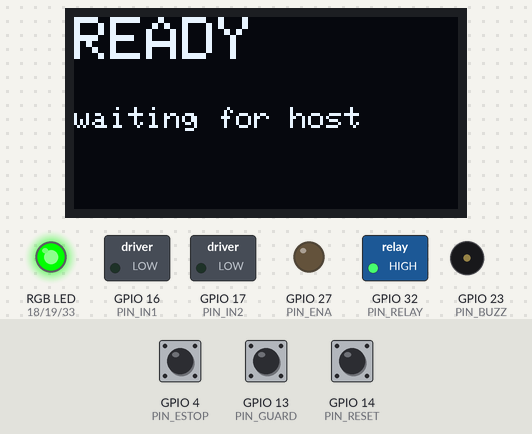
Bench run of a sketch on a simulated ESP32. Parts: 128×64 one-colour display, switched loads named in the sketch (green lamp = pin HIGH), an RGB LED mixed from three pins (HIGH = lit), output pins drawn as LEDs (lit = HIGH), buzzer (waves = sounding, pin HIGH). The test bench sets the inputs (shaded band); at power-on: GPIO 4 (PIN_ESTOP) HIGH, GPIO 14 (PIN_RESET) HIGH, GPIO 13 (PIN_GUARD) HIGH. What the sketch prints to the serial monitor is not drawn.

Above: at 1.2 s.
1.3 s: GPIO 4 (PIN_ESTOP) pulled LOW for 0.15 s
At 3.6 s:
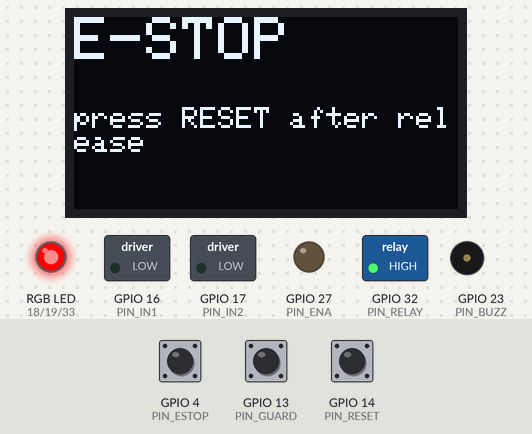
3.9 s: GPIO 14 (PIN_RESET) pulled LOW for 0.15 s
At 4.6 s:
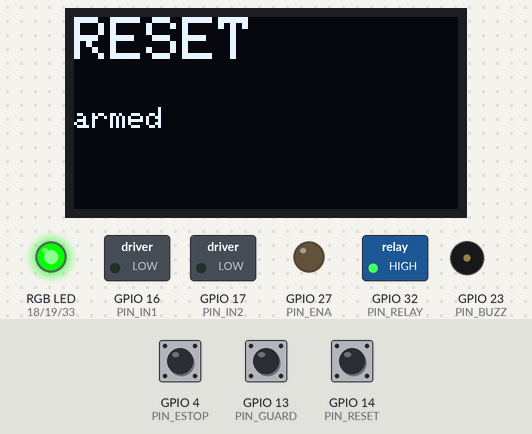
8.6 s: GPIO 4 (PIN_ESTOP) pulled LOW for 1 s
At 9.6 s:
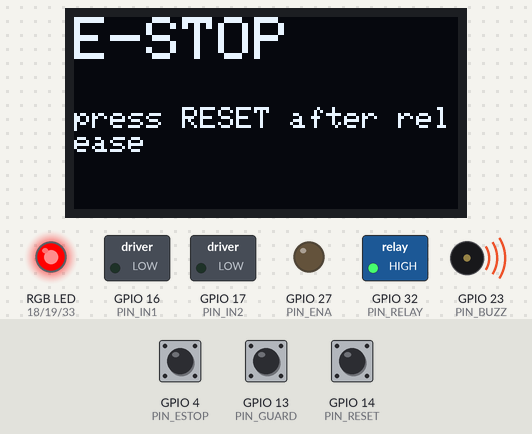
11.2 s: GPIO 14 (PIN_RESET) pulled LOW for 1 s
At 12.6 s:
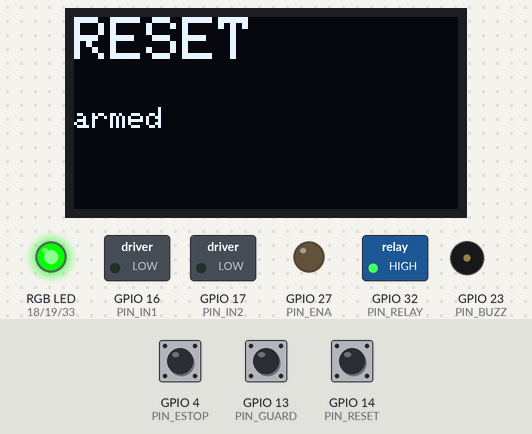
Timing chart, 0 to 14.2 s (numbered marks = the images above; inputs shaded):
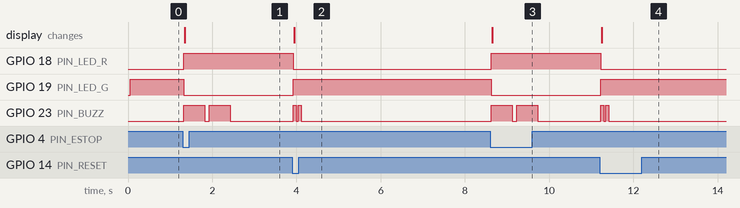

Measured:
- after the input at 1.3 s, GPIO 18 (PIN_LED_R): LOW → HIGH at once; GPIO 19 (PIN_LED_G): HIGH → LOW at once; GPIO 23 (PIN_BUZZ): alternates HIGH for 0.50 s and LOW for 0.10 s, 4 changes in all, then stays LOW, starting at once; the display: changes after 0.05 s (image 1)
- after the input at 3.9 s, GPIO 18 (PIN_LED_R): HIGH → LOW at once; GPIO 19 (PIN_LED_G): LOW → HIGH at once; GPIO 23 (PIN_BUZZ): alternates HIGH for 0.07 s and LOW for 0.05 s, 4 changes in all, then stays LOW, starting at once; the display: changes after 0.05 s (image 2)
- after the input at 8.6 s, GPIO 18 (PIN_LED_R): LOW → HIGH at once; GPIO 19 (PIN_LED_G): HIGH → LOW at once; GPIO 23 (PIN_BUZZ): alternates HIGH for 0.50 s and LOW for 0.10 s, 4 changes in all, then stays LOW, starting at once; the display: changes after 0.05 s (image 3)
- after the input at 11.2 s, GPIO 18 (PIN_LED_R): HIGH → LOW at once; GPIO 19 (PIN_LED_G): LOW → HIGH at once; GPIO 23 (PIN_BUZZ): alternates HIGH for 0.07 s and LOW for 0.05 s, 4 changes in all, then stays LOW, starting at once; the display: changes after 0.05 s (image 4)

The sketch:

edge_actuator.ino
```cpp
/*
 * edge_actuator.ino  -  ESP32 DevKit V1 (classic ESP32), Arduino core 2.x or 3.x
 *
 * The ESP32 owns everything physical and everything safety-related:
 *   - E-stop button  -> outputs drop IMMEDIATELY and LATCH (needs RESET to clear)
 *   - Guard switch   -> motion refused / stopped while the guard is open
 *   - Host watchdog  -> motor stops if the laptop goes silent for 1.5 s
 * The laptop only *requests* motion. The ESP32 may refuse.
 *
 * Serial protocol, 115200 baud, newline terminated.
 *   host -> ESP32:  PING | KA | WD 0/1 | RUN 0-5 | STOP | BEEP A/R/P/L/K
 *                   LED R/G/B/Y/X | OLED line1|line2
 *   ESP32 -> host:  READY | PONG | RST | WDOG | ERR
 *                   S <estop> <guard_open> <speed> <latched>   (every 200 ms)
 *
 * Test by hand in the Arduino Serial Monitor (set "Newline"): type  RUN 3
 * The host watchdog is OFF until the host sends "WD 1", so manual testing works.
 */
#include <Arduino.h>
#include <Wire.h>
#include <string.h>
#include <stdlib.h>
#include <strings.h>

// ------------------------------------------------------------ switches
#define USE_OLED          1   // needs libs: "Adafruit SSD1306" + "Adafruit GFX". Set 0 to skip.
#define USE_L298N         1   // 1: PWM speed through L298N.  0: relay switches the motor directly.
#define RELAY_OFF_HIZ     0   // set 1 if the relay stays ON when its pin is driven HIGH
#define LED_COMMON_ANODE  0   // set 1 if the RGB LED's long leg goes to 3V3 instead of GND

#if USE_OLED
  #include <Adafruit_GFX.h>
  #include <Adafruit_SSD1306.h>
  Adafruit_SSD1306 oled(128, 64, &Wire, -1);
  static bool oledOk = false;
#endif

// ------------------------------------------------------------ pins
// Deliberately avoids strapping pins 0/2/5/12/15 so the board always boots.
const uint8_t PIN_SDA = 21, PIN_SCL = 22;                    // OLED
const uint8_t PIN_RELAY = 32;                                // relay IN1, active LOW
const uint8_t PIN_IN1 = 16, PIN_IN2 = 17, PIN_ENA = 27;      // L298N
const uint8_t PIN_BUZZ = 23;
const uint8_t PIN_LED_R = 18, PIN_LED_G = 19, PIN_LED_B = 33;
const uint8_t PIN_ESTOP = 4;      // tactile button to GND, pressed = tripped
const uint8_t PIN_RESET = 14;     // tactile button to GND
const uint8_t PIN_GUARD = 13;     // jumper wire to GND = guard closed, wire pulled = OPEN

const uint8_t DUTY[6] = {0, 90, 130, 165, 205, 255};

// ------------------------------------------------------------ state
static bool     latched = false;
static uint8_t  runSpeed = 0;
static bool     wdOn = false;
static uint32_t lastHostMs = 0;
static uint32_t lastStatusMs = 0;

// ------------------------------------------------------------ forward decls
void relayWrite(bool on);
void motorOff();
void motorRun(int speed);
void setLed(char c);
void startBeep(const uint16_t* p);
void showOled(const char* a, const char* b);
void handleLine(char* line);

#if ESP_ARDUINO_VERSION_MAJOR >= 3
  #define PWM_ATTACH() ledcAttach(PIN_ENA, 2000, 8)
  #define PWM_WRITE(v) ledcWrite(PIN_ENA, (v))
#else
  #define PWM_ATTACH() do { ledcSetup(0, 2000, 8); ledcAttachPin(PIN_ENA, 0); } while (0)
  #define PWM_WRITE(v) ledcWrite(0, (v))
#endif

// ------------------------------------------------------------ debounced inputs
struct Debounced {
  uint8_t pin; bool active; bool raw; uint32_t t;   // active == pin reads LOW
  void begin(uint8_t p) {
    pin = p; pinMode(pin, INPUT_PULLUP);
    raw = active = (digitalRead(pin) == LOW); t = millis();
  }
  bool update() {                                   // true when 'active' changed
    bool r = (digitalRead(pin) == LOW);
    if (r != raw) { raw = r; t = millis(); }
    if (raw != active && millis() - t >= 25) { active = raw; return true; }
    return false;
  }
};
static Debounced btnEstop, btnReset, swGuard;       // swGuard.active == guard CLOSED

// ------------------------------------------------------------ buzzer (non-blocking)
// durations in ms, alternating ON/OFF, 0 terminates
static const uint16_t PAT_A[] = {70, 50, 70, 0};            // accepted
static const uint16_t PAT_R[] = {350, 0};                   // rejected
static const uint16_t PAT_P[] = {60, 60, 60, 60, 60, 0};    // prompt / listening
static const uint16_t PAT_L[] = {500, 100, 500, 0};         // lockout
static const uint16_t PAT_K[] = {40, 0};                    // boundary tick
static const uint16_t* pat = NULL;
static uint8_t  patIdx = 0;
static uint32_t patT = 0;

void startBeep(const uint16_t* p) {
  pat = p; patIdx = 0; patT = millis(); digitalWrite(PIN_BUZZ, HIGH);
}
void updateBuzzer() {
  if (!pat) return;
  if (millis() - patT >= pat[patIdx]) {
    patIdx++; patT = millis();
    if (pat[patIdx] == 0) { digitalWrite(PIN_BUZZ, LOW); pat = NULL; }
    else digitalWrite(PIN_BUZZ, (patIdx % 2 == 0) ? HIGH : LOW);
  }
}

// ------------------------------------------------------------ LED
void setLed(char c) {
  bool r = false, g = false, b = false;
  switch (c) {
    case 'R': r = true; break;
    case 'G': g = true; break;
    case 'B': b = true; break;
    case 'Y': r = true; g = true; break;
    default: break;                                  // 'X' = off
  }
#if LED_COMMON_ANODE
  r = !r; g = !g; b = !b;
#endif
  digitalWrite(PIN_LED_R, r ? HIGH : LOW);
  digitalWrite(PIN_LED_G, g ? HIGH : LOW);
  digitalWrite(PIN_LED_B, b ? HIGH : LOW);
}

// ------------------------------------------------------------ OLED
void showOled(const char* a, const char* b) {
#if USE_OLED
  if (!oledOk) return;
  oled.clearDisplay();
  oled.setTextColor(SSD1306_WHITE);
  oled.setTextSize(2);
  oled.setCursor(0, 0);
  oled.println(a);
  oled.setTextSize(1);
  oled.setCursor(0, 30);
  oled.println(b);
  oled.display();
#else
  (void)a; (void)b;
#endif
}

// ------------------------------------------------------------ relay + motor
void relayWrite(bool on) {
  if (on) {
    pinMode(PIN_RELAY, OUTPUT);
    digitalWrite(PIN_RELAY, LOW);                    // active LOW
  } else {
#if RELAY_OFF_HIZ
    pinMode(PIN_RELAY, INPUT);
#else
    pinMode(PIN_RELAY, OUTPUT);
    digitalWrite(PIN_RELAY, HIGH);
#endif
  }
}

void motorOff() {
  relayWrite(false);                                 // cut power first
#if USE_L298N
  PWM_WRITE(0);
  digitalWrite(PIN_IN1, LOW);
  digitalWrite(PIN_IN2, LOW);
#endif
  runSpeed = 0;
}

void motorRun(int speed) {
  if (speed > 5) speed = 5;
  bool guardClosed = swGuard.active;
  if (speed <= 0 || latched || btnEstop.active || !guardClosed) { motorOff(); return; }
#if USE_L298N
  digitalWrite(PIN_IN1, HIGH);
  digitalWrite(PIN_IN2, LOW);
  PWM_WRITE(DUTY[speed]);
#endif
  relayWrite(true);                                  // power last
  runSpeed = (uint8_t)speed;
}

// ------------------------------------------------------------ serial
static char    lineBuf[96];
static uint8_t lineLen = 0;

void handleLine(char* line) {
  lastHostMs = millis();
  char* cmd = strtok(line, " ");
  if (!cmd) return;
  char* arg = strtok(NULL, "");
  for (char* p = cmd; *p; p++) if (*p >= 'a' && *p <= 'z') *p -= 32;

  if      (!strcmp(cmd, "PING")) Serial.println("PONG");
  else if (!strcmp(cmd, "KA"))   { /* liveness only */ }
  else if (!strcmp(cmd, "WD"))   wdOn = (arg && atoi(arg) != 0);
  else if (!strcmp(cmd, "RUN"))  motorRun(arg ? atoi(arg) : 0);
  else if (!strcmp(cmd, "STOP")) motorOff();
  else if (!strcmp(cmd, "BEEP") && arg) {
    switch (arg[0]) {
      case 'A': case 'a': startBeep(PAT_A); break;
      case 'R': case 'r': startBeep(PAT_R); break;
      case 'P': case 'p': startBeep(PAT_P); break;
      case 'L': case 'l': startBeep(PAT_L); break;
      case 'K': case 'k': startBeep(PAT_K); break;
      default: break;
    }
  }
  else if (!strcmp(cmd, "LED") && arg) {
    char c = arg[0]; if (c >= 'a' && c <= 'z') c -= 32;
    setLed(c);
  }
  else if (!strcmp(cmd, "OLED") && arg) {
    char* bar = strchr(arg, '|');
    if (bar) { *bar = 0; showOled(arg, bar + 1); }
    else     showOled(arg, "");
  }
  else Serial.println("ERR");
}

void readSerial() {
  while (Serial.available()) {
    char c = (char)Serial.read();
    if (c == '\r') continue;
    if (c == '\n') {
      lineBuf[lineLen] = 0;
      if (lineLen) handleLine(lineBuf);
      lineLen = 0;
    } else if (lineLen < sizeof(lineBuf) - 1) {
      lineBuf[lineLen++] = c;
    }
  }
}

// ------------------------------------------------------------ setup / loop
void setup() {
  relayWrite(false);                                 // first thing: everything OFF
  pinMode(PIN_IN1, OUTPUT); pinMode(PIN_IN2, OUTPUT);
  digitalWrite(PIN_IN1, LOW); digitalWrite(PIN_IN2, LOW);
  PWM_ATTACH(); PWM_WRITE(0);
  pinMode(PIN_BUZZ, OUTPUT); digitalWrite(PIN_BUZZ, LOW);
  pinMode(PIN_LED_R, OUTPUT); pinMode(PIN_LED_G, OUTPUT); pinMode(PIN_LED_B, OUTPUT);
  setLed('X');

  Serial.begin(115200);
  btnEstop.begin(PIN_ESTOP);
  btnReset.begin(PIN_RESET);
  swGuard.begin(PIN_GUARD);
  if (btnEstop.active) latched = true;               // booted with E-stop held: stay locked

  Wire.begin(PIN_SDA, PIN_SCL);
#if USE_OLED
  oledOk = oled.begin(SSD1306_SWITCHCAPVCC, 0x3C);
#endif
  showOled("READY", "waiting for host");
  setLed(latched ? 'R' : 'G');
  lastHostMs = millis();
  Serial.println("READY");
}

void loop() {
  readSerial();
  updateBuzzer();

  // ---- E-stop: highest priority, handled before anything else
  if (btnEstop.update() && btnEstop.active) {
    latched = true;
    motorOff();
    setLed('R');
    startBeep(PAT_L);
    showOled("E-STOP", "press RESET after release");
  }

  // ---- Reset: only clears the latch once the E-stop is released
  if (btnReset.update() && btnReset.active) {
    if (btnEstop.active)  { startBeep(PAT_R); }
    else if (latched)     { latched = false; setLed('G'); startBeep(PAT_A);
                            showOled("RESET", "armed"); Serial.println("RST"); }
  }

  // ---- Guard switch
  if (swGuard.update() && !swGuard.active) {          // guard just opened
    if (runSpeed > 0) { motorOff(); startBeep(PAT_R); showOled("GUARD OPEN", "motion stopped"); }
  }

  // ---- Host watchdog
  if (wdOn && runSpeed > 0 && millis() - lastHostMs > 1500) {
    motorOff(); setLed('R'); startBeep(PAT_L);
    Serial.println("WDOG");
  }

  // ---- Status report
  if (millis() - lastStatusMs >= 200) {
    lastStatusMs = millis();
    Serial.printf("S %d %d %d %d\n", btnEstop.active ? 1 : 0, swGuard.active ? 0 : 1,
                  (int)runSpeed, latched ? 1 : 0);
  }
}
```
